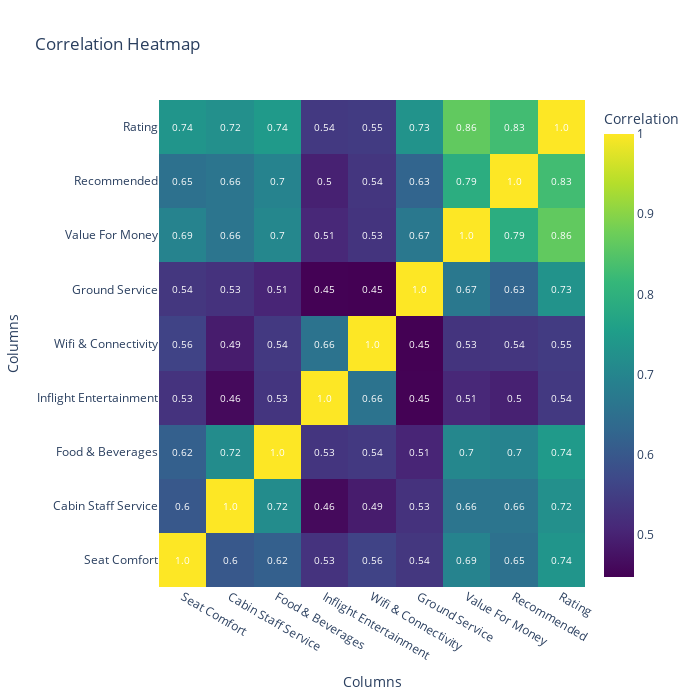

Source (notebook cell):
### Markdown cell above
### Visualizing Correlation Between Review Attributes

#### Understanding Correlation Patterns

In this section, we're visualizing the correlation between different review attributes such as 'Seat Comfort', 'Cabin Staff Service', 'Food & Beverages', 'Inflight Entertainment', 'Wifi & Connectivity', 'Ground Service', 'Value For Money', 'Recommended', and 'Rating'.

#### What We're Doing

We're creating a heatmap using Plotly to visually represent the correlation matrix computed earlier. Each cell in the heatmap represents the correlation coefficient between two review attributes. We're also adding text annotations to display the correlation values on each cell.

#### Why It's Important

Visualizing the correlation heatmap allows us to easily identify patterns and relationships between different review attributes. We can quickly spot areas of high positive or negative correlation, which helps us understand how changes in one attribute may affect others.

#### Conclusion

By visualizing the correlation heatmap, we gain valuable insights into the interplay between different aspects of the flight experience. This visualization guides our decision-making process and helps us prioritize areas for improvement to enhance overall customer satisfaction with British Airways.

### Code cell
import pandas as pd
import plotly.graph_objects as go

# Get the column names for the heatmap
columns = corr.columns.tolist()

# Create the heatmap using Plotly
fig = go.Figure(data=go.Heatmap(
    z=corr.values,
    x=columns,
    y=columns,
    colorscale='Viridis',  # You can choose any other colorscale
    colorbar=dict(title='Correlation'),
))

# Add text annotations for correlation values on each box
for i in range(len(columns)):
    for j in range(len(columns)):
        fig.add_annotation(x=columns[j], y=columns[i],
                           text=str(round(corr.iloc[i, j], 2)),
                           showarrow=False, font=dict(size=10, color='white'))

# Customize the layout
fig.update_layout(
    title='Correlation Heatmap',
    xaxis_title='Columns',
    yaxis_title='Columns',
    width=700,
    height=700,
)

# Show the heatmap
fig.show()

### Figure 1 — Plotly figure (JSON) as saved in the notebook; plotly's stock layout.template omitted (floating-point values rounded to 4 significant figures)
{"data": [{"colorbar": {"title": {"text": "Correlation"}}, "colorscale": [[0, "#440154"], [0.1111, "#482878"], [0.2222, "#3e4989"], [0.3333, "#31688e"], [0.4444, "#26828e"], [0.5556, "#1f9e89"], [0.6667, "#35b779"], [0.7778, "#6ece58"], [0.8889, "#b5de2b"], [1, "#fde725"]], "type": "heatmap", "x": ["Seat Comfort", "Cabin Staff Service", "Food & Beverages", "Inflight Entertainment", "Wifi & Connectivity", "Ground Service", "Value For Money", "Recommended", "Rating"], "y": ["Seat Comfort", "Cabin Staff Service", "Food & Beverages", "Inflight Entertainment", "Wifi & Connectivity", "Ground Service", "Value For Money", "Recommended", "Rating"], "z": [[1, 0.6, 0.6163, 0.5293, 0.5595, 0.5362, 0.6946, 0.6539, 0.7351], [0.6, 1, 0.7153, 0.4614, 0.49, 0.5276, 0.6618, 0.6622, 0.7237], [0.6163, 0.7153, 1, 0.534, 0.5413, 0.505, 0.7044, 0.6957, 0.7449], [0.5293, 0.4614, 0.534, 1, 0.6587, 0.4488, 0.5093, 0.4986, 0.5406], [0.5595, 0.49, 0.5413, 0.6587, 1, 0.4478, 0.5321, 0.5352, 0.5454], [0.5362, 0.5276, 0.505, 0.4488, 0.4478, 1, 0.67, 0.6264, 0.7296], [0.6946, 0.6618, 0.7044, 0.5093, 0.5321, 0.67, 1, 0.7909, 0.8634], [0.6539, 0.6622, 0.6957, 0.4986, 0.5352, 0.6264, 0.7909, 1, 0.8298], [0.7351, 0.7237, 0.7449, 0.5406, 0.5454, 0.7296, 0.8634, 0.8298, 1]]}], "layout": {"annotations": [{"font": {"color": "white", "size": 10}, "showarrow": false, "text": "1.0", "x": "Seat Comfort", "y": "Seat Comfort"}, {"font": {"color": "white", "size": 10}, "showarrow": false, "text": "0.6", "x": "Cabin Staff Service", "y": "Seat Comfort"}, {"font": {"color": "white", "size": 10}, "showarrow": false, "text": "0.62", "x": "Food & Beverages", "y": "Seat Comfort"}, {"font": {"color": "white", "size": 10}, "showarrow": false, "text": "0.53", "x": "Inflight Entertainment", "y": "Seat Comfort"}, {"font": {"color": "white", "size": 10}, "showarrow": false, "text": "0.56", "x": "Wifi & Connectivity", "y": "Seat Comfort"}, {"font": {"color": "white", "size": 10}, "showarrow": false, "text": "0.54", "x": "Ground Service", "y": "Seat Comfort"}, {"font": {"color": "white", "size": 10}, "showarrow": false, "text": "0.69", "x": "Value For Money", "y": "Seat Comfort"}, {"font": {"color": "white", "size": 10}, "showarrow": false, "text": "0.65", "x": "Recommended", "y": "Seat Comfort"}, {"font": {"color": "white", "size": 10}, "showarrow": false, "text": "0.74", "x": "Rating", "y": "Seat Comfort"}, {"font": {"color": "white", "size": 10}, "showarrow": false, "text": "0.6", "x": "Seat Comfort", "y": "Cabin Staff Service"}, {"font": {"color": "white", "size": 10}, "showarrow": false, "text": "1.0", "x": "Cabin Staff Service", "y": "Cabin Staff Service"}, {"font": {"color": "white", "size": 10}, "showarrow": false, "text": "0.72", "x": "Food & Beverages", "y": "Cabin Staff Service"}, {"font": {"color": "white", "size": 10}, "showarrow": false, "text": "0.46", "x": "Inflight Entertainment", "y": "Cabin Staff Service"}, {"font": {"color": "white", "size": 10}, "showarrow": false, "text": "0.49", "x": "Wifi & Connectivity", "y": "Cabin Staff Service"}, {"font": {"color": "white", "size": 10}, "showarrow": false, "text": "0.53", "x": "Ground Service", "y": "Cabin Staff Service"}, {"font": {"color": "white", "size": 10}, "showarrow": false, "text": "0.66", "x": "Value For Money", "y": "Cabin Staff Service"}, {"font": {"color": "white", "size": 10}, "showarrow": false, "text": "0.66", "x": "Recommended", "y": "Cabin Staff Service"}, {"font": {"color": "white", "size": 10}, "showarrow": false, "text": "0.72", "x": "Rating", "y": "Cabin Staff Service"}, {"font": {"color": "white", "size": 10}, "showarrow": false, "text": "0.62", "x": "Seat Comfort", "y": "Food & Beverages"}, {"font": {"color": "white", "size": 10}, "showarrow": false, "text": "0.72", "x": "Cabin Staff Service", "y": "Food & Beverages"}, {"font": {"color": "white", "size": 10}, "showarrow": false, "text": "1.0", "x": "Food & Beverages", "y": "Food & Beverages"}, {"font": {"color": "white", "size": 10}, "showarrow": false, "text": "0.53", "x": "Inflight Entertainment", "y": "Food & Beverages"}, {"font": {"color": "white", "size": 10}, "showarrow": false, "text": "0.54", "x": "Wifi & Connectivity", "y": "Food & Beverages"}, {"font": {"color": "white", "size": 10}, "showarrow": false, "text": "0.51", "x": "Ground Service", "y": "Food & Beverages"}, {"font": {"color": "white", "size": 10}, "showarrow": false, "text": "0.7", "x": "Value For Money", "y": "Food & Beverages"}, {"font": {"color": "white", "size": 10}, "showarrow": false, "text": "0.7", "x": "Recommended", "y": "Food & Beverages"}, {"font": {"color": "white", "size": 10}, "showarrow": false, "text": "0.74", "x": "Rating", "y": "Food & Beverages"}, {"font": {"color": "white", "size": 10}, "showarrow": false, "text": "0.53", "x": "Seat Comfort", "y": "Inflight Entertainment"}, {"font": {"color": "white", "size": 10}, "showarrow": false, "text": "0.46", "x": "Cabin Staff Service", "y": "Inflight Entertainment"}, {"font": {"color": "white", "size": 10}, "showarrow": false, "text": "0.53", "x": "Food & Beverages", "y": "Inflight Entertainment"}, {"font": {"color": "white", "size": 10}, "showarrow": false, "text": "1.0", "x": "Inflight Entertainment", "y": "Inflight Entertainment"}, {"font": {"color": "white", "size": 10}, "showarrow": false, "text": "0.66", "x": "Wifi & Connectivity", "y": "Inflight Entertainment"}, {"font": {"color": "white", "size": 10}, "showarrow": false, "text": "0.45", "x": "Ground Service", "y": "Inflight Entertainment"}, {"font": {"color": "white", "size": 10}, "showarrow": false, "text": "0.51", "x": "Value For Money", "y": "Inflight Entertainment"}, {"font": {"color": "white", "size": 10}, "showarrow": false, "text": "0.5", "x": "Recommended", "y": "Inflight Entertainment"}, {"font": {"color": "white", "size": 10}, "showarrow": false, "text": "0.54", "x": "Rating", "y": "Inflight Entertainment"}, {"font": {"color": "white", "size": 10}, "showarrow": false, "text": "0.56", "x": "Seat Comfort", "y": "Wifi & Connectivity"}, {"font": {"color": "white", "size": 10}, "showarrow": false, "text": "0.49", "x": "Cabin Staff Service", "y": "Wifi & Connectivity"}, {"font": {"color": "white", "size": 10}, "showarrow": false, "text": "0.54", "x": "Food & Beverages", "y": "Wifi & Connectivity"}, {"font": {"color": "white", "size": 10}, "showarrow": false, "text": "0.66", "x": "Inflight Entertainment", "y": "Wifi & Connectivity"}, {"font": {"color": "white", "size": 10}, "showarrow": false, "text": "1.0", "x": "Wifi & Connectivity", "y": "Wifi & Connectivity"}, {"font": {"color": "white", "size": 10}, "showarrow": false, "text": "0.45", "x": "Ground Service", "y": "Wifi & Connectivity"}, {"font": {"color": "white", "size": 10}, "showarrow": false, "text": "0.53", "x": "Value For Money", "y": "Wifi & Connectivity"}, {"font": {"color": "white", "size": 10}, "showarrow": false, "text": "0.54", "x": "Recommended", "y": "Wifi & Connectivity"}, {"font": {"color": "white", "size": 10}, "showarrow": false, "text": "0.55", "x": "Rating", "y": "Wifi & Connectivity"}, {"font": {"color": "white", "size": 10}, "showarrow": false, "text": "0.54", "x": "Seat Comfort", "y": "Ground Service"}, {"font": {"color": "white", "size": 10}, "showarrow": false, "text": "0.53", "x": "Cabin Staff Service", "y": "Ground Service"}, {"font": {"color": "white", "size": 10}, "showarrow": false, "text": "0.51", "x": "Food & Beverages", "y": "Ground Service"}, {"font": {"color": "white", "size": 10}, "showarrow": false, "text": "0.45", "x": "Inflight Entertainment", "y": "Ground Service"}, {"font": {"color": "white", "size": 10}, "showarrow": false, "text": "0.45", "x": "Wifi & Connectivity", "y": "Ground Service"}, {"font": {"color": "white", "size": 10}, "showarrow": false, "text": "1.0", "x": "Ground Service", "y": "Ground Service"}, {"font": {"color": "white", "size": 10}, "showarrow": false, "text": "0.67", "x": "Value For Money", "y": "Ground Service"}, {"font": {"color": "white", "size": 10}, "showarrow": false, "text": "0.63", "x": "Recommended", "y": "Ground Service"}, {"font": {"color": "white", "size": 10}, "showarrow": false, "text": "0.73", "x": "Rating", "y": "Ground Service"}, {"font": {"color": "white", "size": 10}, "showarrow": false, "text": "0.69", "x": "Seat Comfort", "y": "Value For Money"}, {"font": {"color": "white", "size": 10}, "showarrow": false, "text": "0.66", "x": "Cabin Staff Service", "y": "Value For Money"}, {"font": {"color": "white", "size": 10}, "showarrow": false, "text": "0.7", "x": "Food & Beverages", "y": "Value For Money"}, {"font": {"color": "white", "size": 10}, "showarrow": false, "text": "0.51", "x": "Inflight Entertainment", "y": "Value For Money"}, {"font": {"color": "white", "size": 10}, "showarrow": false, "text": "0.53", "x": "Wifi & Connectivity", "y": "Value For Money"}, {"font": {"color": "white", "size": 10}, "showarrow": false, "text": "0.67", "x": "Ground Service", "y": "Value For Money"}, {"font": {"color": "white", "size": 10}, "showarrow": false, "text": "1.0", "x": "Value For Money", "y": "Value For Money"}, {"font": {"color": "white", "size": 10}, "showarrow": false, "text": "0.79", "x": "Recommended", "y": "Value For Money"}, {"font": {"color": "white", "size": 10}, "showarrow": false, "text": "0.86", "x": "Rating", "y": "Value For Money"}, {"font": {"color": "white", "size": 10}, "showarrow": false, "text": "0.65", "x": "Seat Comfort", "y": "Recommended"}, {"font": {"color": "white", "size": 10}, "showarrow": false, "text": "0.66", "x": "Cabin Staff Service", "y": "Recommended"}, {"font": {"color": "white", "size": 10}, "showarrow": false, "text": "0.7", "x": "Food & Beverages", "y": "Recommended"}, {"font": {"color": "white", "size": 10}, "showarrow": false, "text": "0.5", "x": "Inflight Entertainment", "y": "Recommended"}, {"font": {"color": "white", "size": 10}, "showarrow": false, "text": "0.54", "x": "Wifi & Connectivity", "y": "Recommended"}, {"font": {"color": "white", "size": 10}, "showarrow": false, "text": "0.63", "x": "Ground Service", "y": "Recommended"}, {"font": {"color": "white", "size": 10}, "showarrow": false, "text": "0.79", "x": "Value For Money", "y": "Recommended"}, {"font": {"color": "white", "size": 10}, "showarrow": false, "text": "1.0", "x": "Recommended", "y": "Recommended"}, {"font": {"color": "white", "size": 10}, "showarrow": false, "text": "0.83", "x": "Rating", "y": "Recommended"}, {"font": {"color": "white", "size": 10}, "showarrow": false, "text": "0.74", "x": "Seat Comfort", "y": "Rating"}, {"font": {"color": "white", "size": 10}, "showarrow": false, "text": "0.72", "x": "Cabin Staff Service", "y": "Rating"}, {"font": {"color": "white", "size": 10}, "showarrow": false, "text": "0.74", "x": "Food & Beverages", "y": "Rating"}, {"font": {"color": "white", "size": 10}, "showarrow": false, "text": "0.54", "x": "Inflight Entertainment", "y": "Rating"}, {"font": {"color": "white", "size": 10}, "showarrow": false, "text": "0.55", "x": "Wifi & Connectivity", "y": "Rating"}, {"font": {"color": "white", "size": 10}, "showarrow": false, "text": "0.73", "x": "Ground Service", "y": "Rating"}, {"font": {"color": "white", "size": 10}, "showarrow": false, "text": "0.86", "x": "Value For Money", "y": "Rating"}, {"font": {"color": "white", "size": 10}, "showarrow": false, "text": "0.83", "x": "Recommended", "y": "Rating"}, {"font": {"color": "white", "size": 10}, "showarrow": false, "text": "1.0", "x": "Rating", "y": "Rating"}], "height": 700, "title": {"text": "Correlation Heatmap"}, "width": 700, "xaxis": {"title": {"text": "Columns"}}, "yaxis": {"title": {"text": "Columns"}}}}
